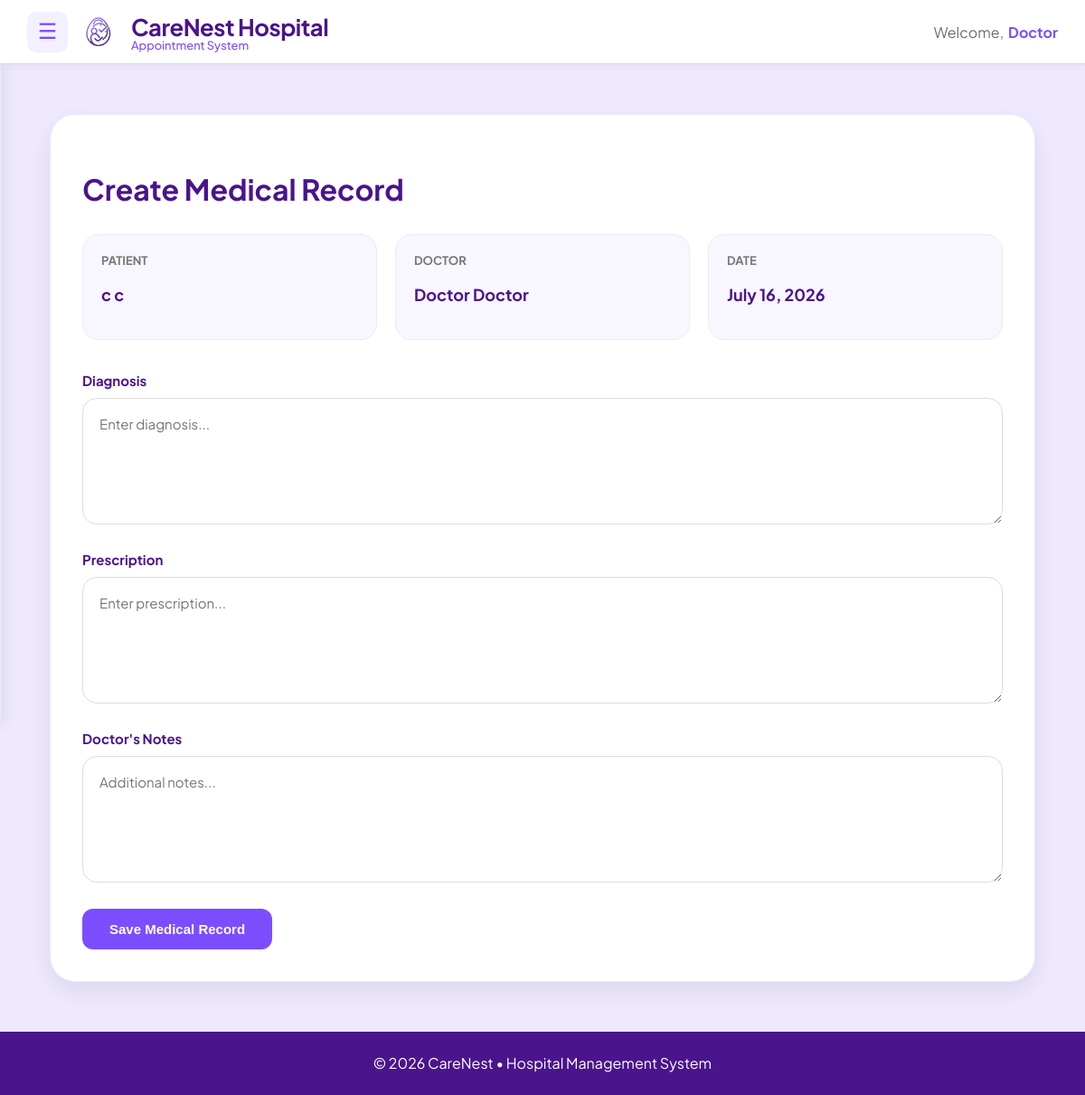
/doctor/create-medical/3/ (signed in), run on the app's committed database.
### main/models.py (models this page shows, shortened)
class Appointment(models.Model):
    STATUS_CHOICES = [
        ('Waiting', 'Waiting'),
        ('Pending', 'Pending'),
        ('Confirmed', 'Confirmed'),
        ('Completed', 'Completed'),
        ('Cancelled', 'Cancelled'),
    ]
    TIME_PERIOD_CHOICES = [
        ('AM', 'AM'),
        ('PM', 'PM'),
    ]
    patient = models.ForeignKey(
        Patient,
        on_delete=models.CASCADE,
        related_name='appointments'
    )
    doctor = models.ForeignKey(
        Doctor,
        on_delete=models.CASCADE,
        related_name='appointments'
    )
    date = models.DateField()
    time_period = models.CharField(
        max_length=2,
        choices=TIME_PERIOD_CHOICES,
        default='AM'
    )
    reason = models.TextField()
    status = models.CharField(
        max_length=15,
        choices=STATUS_CHOICES,
        default='Pending'
    )
    created_at = models.DateTimeField(auto_now_add=True)

class Patient(models.Model):
    SEX_CHOICES = [
        ('Male', 'Male'),
        ('Female', 'Female'),
        ('Other', 'Other'),
    ]
    BLOOD_TYPE_CHOICES = [
        ('A+', 'A+'),
        ('A-', 'A-'),
        ('B+', 'B+'),
        ('B-', 'B-'),
        ('AB+', 'AB+'),
        ('AB-', 'AB-'),
        ('O+', 'O+'),
        ('O-', 'O-'),
        ('Unknown', 'Unknown'),
    ]
    user = models.OneToOneField(
        User,
        on_delete=models.CASCADE,
        related_name='patient_profile'
    )
    first_name = models.CharField(max_length=50, default="Unknown")
    middle_name = models.CharField(max_length=50, blank=True, null=True)
    last_name = models.CharField(max_length=50, default="Unknown")
    date_of_birth = models.DateField()
    sex = models.CharField(
        max_length=10,
        choices=SEX_CHOICES,
        default='Male'
    )
    blood_type = models.CharField(
        max_length=10,
        choices=BLOOD_TYPE_CHOICES,
        default='Unknown'
    )
    height = models.DecimalField(
        max_digits=5,
        decimal_places=2,
        blank=True,
        null=True,
        help_text="Height in centimeters"
    )
    weight = models.DecimalField(
        max_digits=5,
        decimal_places=2,
        blank=True,
        null=True,
        help_text="Weight in kilograms"
    )
    address = models.TextField()
    contact_number = models.CharField(max_length=15)
    profile_picture = models.ImageField(
        upload_to=user_directory_path,
        default='default.jpg',
        blank=True,
        null=True
    )

class Doctor(models.Model):
    SPECIALIZATION_CHOICES = [
        ('Cardiology', 'Cardiology'),
        ('Dermatology', 'Dermatology'),
        ('Neurology', 'Neurology'),
        ('Pediatrics', 'Pediatrics'),
        ('Orthopedics', 'Orthopedics'),
        ('General Practice', 'General Practice'),
    ]
    SEX_CHOICES = [
        ('Male', 'Male'),
        ('Female', 'Female'),
        ('Other', 'Other'),
    ]
    user = models.OneToOneField(User, on_delete=models.CASCADE, related_name='doctor_profile')
    first_name = models.CharField(max_length=50, default="Unknown")
    middle_name = models.CharField(max_length=50, blank=True, null=True)
    last_name = models.CharField(max_length=50, default="Unknown")
    date_of_birth = models.DateField(blank=True, null=True)
    sex = models.CharField(
        max_length=10,
        choices=SEX_CHOICES,
        default='Male'
    )
    address = models.TextField(blank=True)
    specialization = models.CharField(
        max_length=50,
        choices=SPECIALIZATION_CHOICES,
        default='General Practice'
    )
    license_number = models.CharField(max_length=50, unique=True)
    contact_number = models.CharField(max_length=15)
    profile_picture = models.ImageField(
        upload_to=user_directory_path,
        default='default.jpg',
        blank=True,
        null=True
    )

### main/views.py (the view, shortened to what this page needs)
# urls.py: path( "doctor/create-medical/<int:appointment_id>/",views.doctor_create_medical,name="doctor_create_medical",),
@login_required
def doctor_create_medical(request, appointment_id):
    doctor = request.user.doctor_profile
    appointment = get_object_or_404(
        Appointment,
        id=appointment_id,
        doctor=doctor
    )
    if hasattr(appointment, "medical_record"):
        messages.warning(
            request,
            "A medical record already exists for this appointment."
        )
        return redirect("doctor_medical_record")
    return render(
        request,
        "doctors/medical_record/doctor_create_medical.html",
        {
            "appointment": appointment,
        }
    )

### main/templates/doctors/medical_record/doctor_create_medical.html (shortened to what this page needs)
{% extends "includes/dashboard_base.html" %}
{% load static %}
{% block content %}
{% block extra_css %}
<link rel="stylesheet" href="{% static 'css/doctor_create_medical.css' %}">
{% endblock %}
<div class="record-page">
    <div class="record-card">
        <h2>Create Medical Record</h2>
        <div class="patient-info">
            <div>
                <label>Patient</label>
                <p>{{ appointment.patient.user.get_full_name }}</p>
            </div>
            <div>
                <label>Doctor</label>
                <p>{{ appointment.doctor.user.get_full_name }}</p>
            </div>
            <div>
                <label>Date</label>
                <p>{{ appointment.date }}</p>
            </div>
        </div>
        <form method="POST">
            <div class="form-group">
                <label>Diagnosis</label>
                <textarea
                    name="diagnosis"
                    rows="5"
                    required
                    placeholder="Enter diagnosis..."
                ></textarea>
            </div>
            <div class="form-group">
                <label>Prescription</label>
                <textarea
                    name="prescription"
                    rows="5"
                    required
                    placeholder="Enter prescription..."
                ></textarea>
            </div>
            <div class="form-group">
                <label>Doctor's Notes</label>
                <textarea
                    name="notes"
                    rows="4"
                    placeholder="Additional notes..."
                ></textarea>
            </div>
            <button type="submit" class="save-btn">
                Save Medical Record
            </button>
        </form>
    </div>
</div>
{% endblock %}

### main/templates/includes/dashboard_base.html (shortened to what this page needs)
{% load static %}
<!DOCTYPE html>
<html lang="en">
<head>
    <link rel="stylesheet" href="{% static 'css/dashboard_base.css' %}">
</head>
<body>
    <header class="dashboard-header">
        <div class="header-left">
            <button class="menu-btn" id="menu-toggle">
                ☰
            </button>
            <div class="brand">
                <img src="{% static 'images/CarenestLOGO.png' %}" alt="CareNest Logo" class="logo">
                <div class="brand-text">
                    <span class="hospital-name">CareNest Hospital</span>
                    <span class="tagline">Appointment System</span>
                </div>
            </div>
        </div>
        <div class="header-right">
            <span class="welcome-text">Welcome,</span>
            <span class="user-name">
                {{ request.user.first_name }}
            </span>
        </div>
    </header>
    <main class="dashboard-content" id="dashboard-content">
    {% block content %}
    {% endblock %}
</main>
    <footer class="dashboard-footer">
        <p>
            © 2026 CareNest • Hospital Management System
        </p>
    </footer>
</body>
</html>

### main/static/css/dashboard_base.css (style rules this page uses)
:root { --header-height:70px; --footer-height:70px; --sidebar-width:260px; --primary-purple:#7c4dff; --soft-purple:#f3f0ff; --deep-purple:#4a148c; --text-main:#2d3436; --text-muted:#636e72; --white:#ffffff; }
body { margin:0; font-family:'Plus Jakarta Sans',sans-serif; background:#fafaff; color:var(--text-main); min-height:100vh; display:flex; flex-direction:column; }
.dashboard-header { position:sticky; top:0; z-index:1000; height:70px; display:flex; justify-content:space-between; align-items:center; padding:0 30px; background:var(--white); border-bottom:1px solid #ddd0ff; box-shadow:0 2px 10px rgba(0,0,0,.05); }
.header-left { display:flex; align-items:center; gap:18px; }
.menu-btn { width:45px; height:45px; border:none; border-radius:10px; background:var(--soft-purple); color:var(--primary-purple); font-size:24px; cursor:pointer; transition:.3s; }
.brand { display:flex; align-items:center; gap:12px; }
.logo { width:32px; height:32px; object-fit:contain; margin-right:8px; }
.brand-text { display:flex; flex-direction:column; }
.hospital-name { font-size: 1.6rem; font-weight: 700; color: var(--deep-purple); letter-spacing: -0.5px; }
.tagline { font-size: 0.8rem; color: var(--primary-purple); font-weight: 500; margin-top: -4px; }
.header-right { display:flex; align-items:center; gap:5px; font-size:16px; }
.welcome-text { color:var(--text-muted); }
.user-name { font-weight:700; color:var(--primary-purple); }
.dashboard-content { flex:1; padding:30px; transition:margin-left .3s ease; background:#eee9ff; min-height:calc(100vh - var(--header-height) - var(--footer-height)); }
.dashboard-footer { height:70px; background:var(--deep-purple); color:white; display:flex; justify-content:center; align-items:center; flex-shrink:0; }

### main/static/css/doctor_create_medical.css (style rules this page uses)
.record-page { max-width:1100px; margin:auto; padding:25px; }
.record-card { background:#fff; border:1px solid #ece8ff; border-radius:28px; padding:35px; box-shadow:0 10px 25px rgba(0,0,0,.08); }
.record-card h2 { color:#4a148c; font-size:32px; margin-bottom:30px; }
.patient-info { display:grid; grid-template-columns:repeat(auto-fit,minmax(220px,1fr)); gap:20px; margin-bottom:35px; }
.patient-info div { background:#f8f6ff; border:1px solid #ece8ff; border-radius:18px; padding:20px; }
.patient-info label { display:block; color:#777; font-size:13px; margin-bottom:8px; text-transform:uppercase; font-weight:700; }
.patient-info p { color:#4a148c; font-size:18px; font-weight:700; }
.form-group { margin-bottom:25px; }
.form-group label { display:block; color:#4a148c; font-size:15px; font-weight:700; margin-bottom:10px; }
.form-group textarea { width:100%; min-height:140px; padding:18px; border:1px solid #ddd; border-radius:16px; resize:vertical; outline:none; font-size:15px; transition:.25s; font-family:inherit; box-sizing:border-box; }
.save-btn { background:#7c4dff; color:#fff; border:none; padding:14px 30px; border-radius:12px; font-size:15px; font-weight:700; cursor:pointer; transition:.25s; }

### data on the page
Appointment: patient.user.get_full_name "c c", doctor.user.get_full_name "Doctor Doctor", date "July 16, 2026"

### other printed values
{{ request.user.first_name }} "Doctor"
